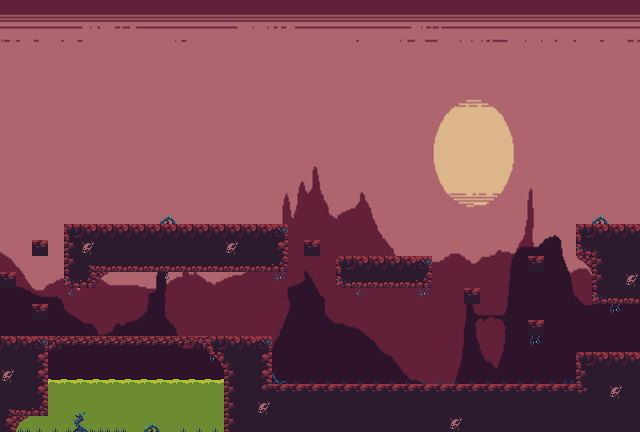

This game map was drawn from its Tiled (.tmx) file and the tilesets committed beside it. A one-line description and the trimmed map source follow:
An orthogonal 40x27 tile map with 16x16 px tiles, 5 tile layers (Background, Animaciones, Agua, Decoracion, ...), 3 tilesets and 23 objects.

<map version="1.9" tiledversion="1.9.0" orientation="orthogonal" renderorder="right-down" width="40" height="27" tilewidth="16" tileheight="16" infinite="0" nextlayerid="9" nextobjectid="24">
 <tileset firstgid="1" source="tileset.tsx" />
 <tileset firstgid="513" source="Background mapa 2.tsx" />
 <tileset firstgid="1553" source="animacion.tsx" />
 <layer id="5" name="Background" width="40" height="27">
  <data>[1080 cells, 1040 non-empty, 1040 distinct tile ids]</data>
 </layer>
 <layer id="6" name="Animaciones" width="40" height="27">
  <data>[1080 cells, 11 non-empty, 1 distinct tile ids]</data>
 </layer>
 <layer id="4" name="Agua" width="40" height="27">
  <data>[1080 cells, 76 non-empty, 9 distinct tile ids]</data>
 </layer>
 <layer id="2" name="Decoracion" width="40" height="27">
  <data>[1080 cells, 51 non-empty, 14 distinct tile ids]</data>
 </layer>
 <layer id="1" name="Estructura" width="40" height="27">
  <data>[1080 cells, 427 non-empty, 40 distinct tile ids]</data>
 </layer>
 <objectgroup id="7" name="Colisiones">
  <object id="1" x="65.2878" y="223.844">
   <polygon points="0,0 221.692,-0.717449 222.409,46.6342 45.9167,46.6342 27.9805,63.8529 -1.4349,63.8529" />
  </object>
  <object id="2" x="0.717449" y="335.048">
   <polygon points="0,0 271.196,0 271.913,48.0691 575.394,48.0691 575.394,17.9362 638.529,17.9362 639.247,96.1381 223.844,96.8556 222.409,33.0026 207.343,17.2188 47.3516,17.9362 45.9167,80.3542 30.1328,79.6368 15.0664,96.1381 -0.717449,96.1381" />
  </object>
  <object id="3" x="336.483" y="256.847">
   <polygon points="0,0 94.7032,0 94.7032,30.8503 0,30.8503" />
  </object>
  <object id="4" x="575.394" y="223.844">
   <polygon points="0,0 63.8529,-0.717449 64.5704,80.3542 17.2188,81.0717 17.2188,49.504 0.717449,31.5677" />
  </object>
  <object id="5" x="31.5677" y="239.628">
   <polygon points="0,0 15.7839,0 15.7839,15.7839 0.717449,15.7839" />
  </object>
  <object id="6" x="-0.717449" y="271.913">
   <polygon points="0,0 16.5013,0 16.5013,15.7839 0,15.7839" />
  </object>
  <object id="7" x="31.5677" y="304.198">
   <polygon points="0,0 15.7839,0 15.7839,15.7839 0.717449,15.7839" />
  </object>
  <object id="8" x="302.763" y="240.345">
   <polygon points="0,0 16.5013,0 16.5013,15.0664 0.717449,15.0664" />
  </object>
  <object id="9" x="526.607" y="255.412">
   <polygon points="0,0 17.2188,0 17.2188,16.5013 1.4349,16.5013" />
  </object>
  <object id="10" x="464.189" y="288.414">
   <polygon points="0,0 15.7839,0 15.7839,15.0664 0,15.0664" />
  </object>
  <object id="11" x="528.042" y="320.7">
   <polygon points="0,0 16.5013,-0.717449 16.5013,15.0664 0,15.0664" />
  </object>
  <object id="14" x="0" y="431.333">
   <polygon points="0,0 0,-431.333 640,-431.333 640,0.666667" />
  </object>
  <object id="15" x="39" y="320.25">
   <polygon points="0,0 -7,0 -7,-16.5" />
  </object>
  <object id="16" x="37.75" y="255.75">
   <polygon points="0,0 -5.75,0 -6,-16.5" />
  </object>
  <object id="17" x="78.5" y="287.25">
   <polygon points="0,0 -15,0.25 -14.75,-64" />
  </object>
  <object id="18" x="535" y="335.5">
   <polygon points="0,0 -7,0 -7.25,-16" />
  </object>
  <object id="19" x="534.5" y="272">
   <polygon points="0,0 -6.75,-0.25 -6.5,-16.75" />
  </object>
  <object id="20" x="470.5" y="303.25">
   <polygon points="0,0 -6.25,0 -6.25,-15" />
  </object>
  <object id="21" x="591.75" y="256">
   <polygon points="0,0 -15.75,0 -15.75,-32" />
  </object>
  <object id="22" x="352" y="287.5">
   <polygon points="0,0 -16,0.5 -16,-31.5" />
  </object>
  <object id="23" x="311.75" y="255.5">
   <polygon points="0,0 -7.75,-0.25 -8.25,-15.5" />
  </object>
 </objectgroup>
 <objectgroup id="8" name="Spawn jugadores">
  <object id="12" x="144.364" y="334.182">
   <polygon points="0,0 0,-14.1818 15.8182,-14.1818 15.8182,0.545455" />
  </object>
  <object id="13" x="592.125" y="351.5">
   <polygon points="0,0 -0.125,-15.25 15.875,-15.25 16,0.25" />
  </object>
 </objectgroup>
</map>
